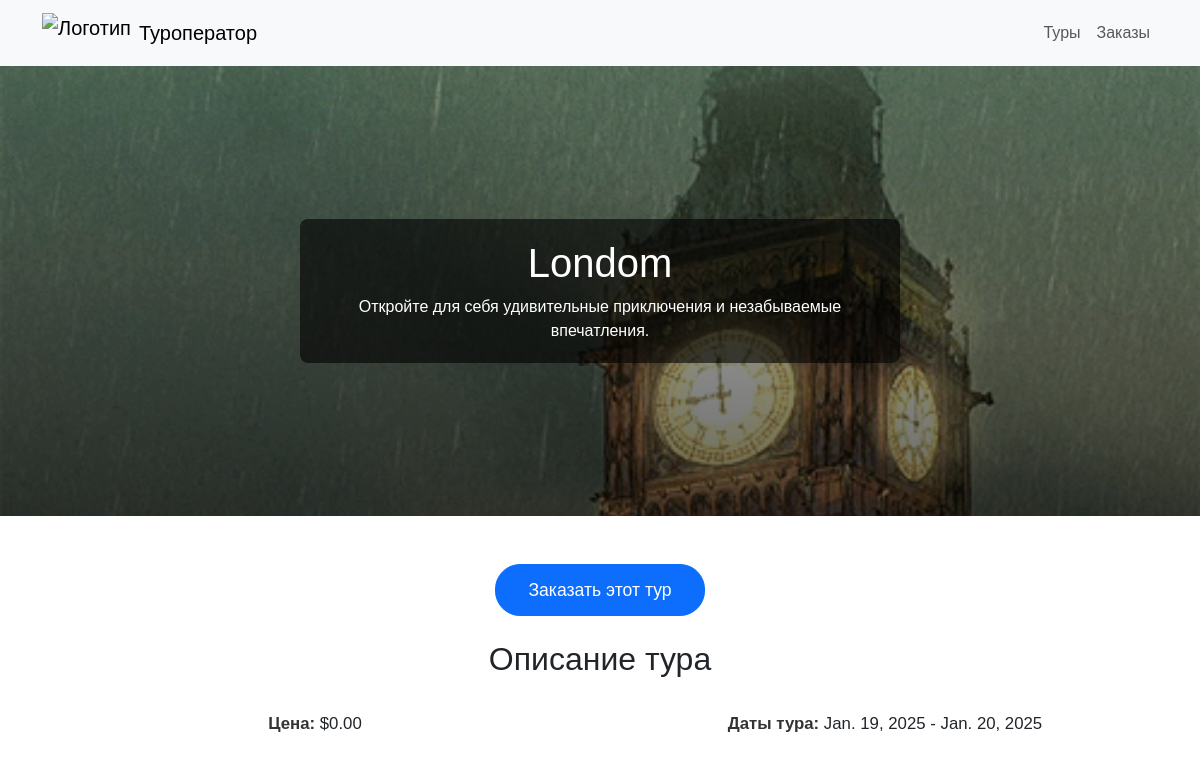
/tours/1/, run on an earlier commit of the app's database.
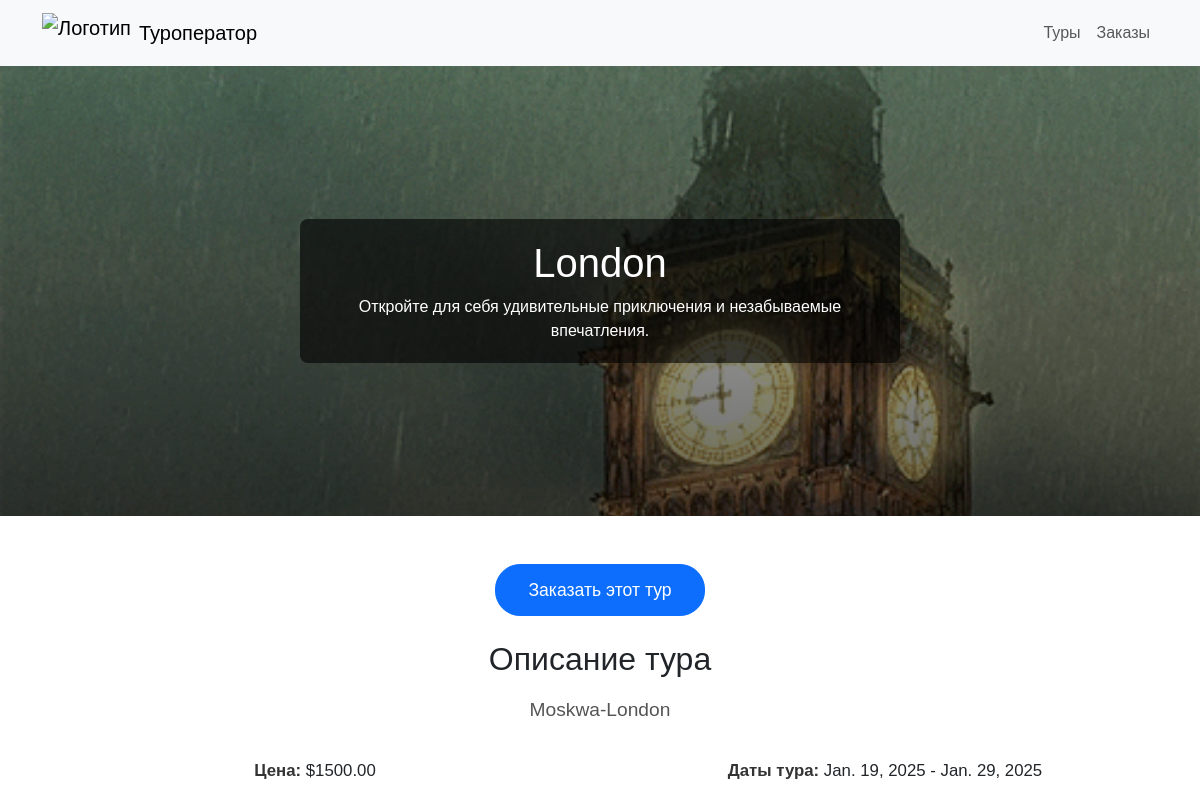
And on a later commit of the database.
### tours/models.py (models this page shows, shortened)
class Tour(models.Model):
    name = models.CharField(max_length=100)
    description = models.TextField()
    price = models.DecimalField(max_digits=10, decimal_places=2)
    start_date = models.DateField()
    end_date = models.DateField()
    gif = models.ImageField(upload_to='tours_gifs/', blank=True, null=True)

### tours/views.py (the view)
# urls.py: path("tours/<int:tour_id>/", views.tour_detail, name="tour_detail"),
def tour_detail(request, tour_id):
    tour = get_object_or_404(Tour, id=tour_id)
    return render(request, "tour_detail.html", {"tour": tour})

### tours/templates/tour_detail.html (shortened to what this page needs)
{% load static %}
<!DOCTYPE html>
<html lang="ru">
<head>
    <link rel="stylesheet" href="https://cdn.jsdelivr.net/npm/bootstrap@5.3.0/dist/css/bootstrap.min.css">
</head>
<body>
    <nav class="navbar navbar-expand-lg navbar-light bg-light shadow-sm">
        <div class="container">
            <a class="navbar-brand d-flex align-items-center" href="{% url 'home' %}">
                <img src="{% static 'images/logo.png' %}" alt="Логотип" style="height: 40px; width: auto;">
                <span class="ms-2">Туроператор</span>
            </a>
            <div class="collapse navbar-collapse" id="navbarNav">
                <ul class="navbar-nav ms-auto">
                    <li class="nav-item">
                        <a class="nav-link" href="{% url 'tour_list' %}">Туры</a>
                    </li>
                    <li class="nav-item">
                        <a class="nav-link" href="{% url 'order_list' %}">Заказы</a>
                    </li>
                </ul>
            </div>
        </div>
    </nav>
    <div class="hero-section">
        {% if tour.gif %}
            <img src="{{ tour.gif.url }}" alt="Гифка для {{ tour.name }}">
        {% else %}
            <img src="{% static 'images/default.gif' %}" alt="Гифка по умолчанию">
        {% endif %}
        <div class="hero-text">
            <h1>{{ tour.name }}</h1>
            <p>Откройте для себя удивительные приключения и незабываемые впечатления.</p>
        </div>
    </div>
    <div class="container mt-5">
        <div class="text-center mb-4">
            <a href="{% url 'order_tour' tour.id %}" class="btn btn-primary btn-lg">
                Заказать этот тур
            </a>
        </div>
        <h2 class="text-center mb-3">Описание тура</h2>
        <p class="description text-center mx-auto" style="max-width: 800px;">
            {{ tour.description }}
        </p>
        <div class="row info-row text-center">
            <div class="col-md-6 mb-3">
                <p><strong>Цена:</strong> ${{ tour.price }}</p>
            </div>
            <div class="col-md-6 mb-3">
                <p><strong>Даты тура:</strong> {{ tour.start_date }} - {{ tour.end_date }}</p>
            </div>
        </div>
    </div>
</body>
</html>

What changed in the data, as far as the page shows it:
changed Tour: name "Londom" → "London"; description (not shown) → "Moskwa-London"; price "0.00" → "1500.00"; end_date "Jan. 20, 2025" → "Jan. 29, 2025"
